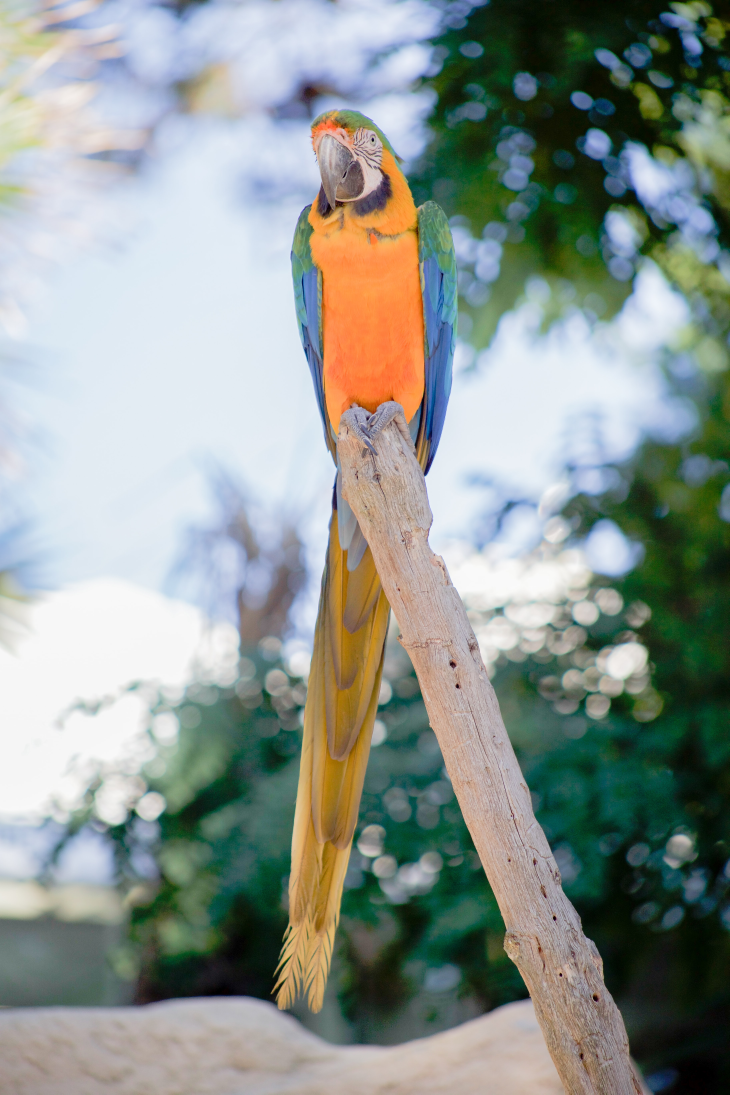
#> input picture openCV/parrot-image.jpg, 3648 x 5472 px, found by its file name (shown at 1/5 size)
$ python basic_manipulation.py
#> lines starting #> are read from the running program, lines starting #| are printed output that depends on the picture; after the words box and inside, x2 and y2 are one past the last pixel; in counts of white or black regions, pixels touching at a corner belong together
import cv2

img = cv2.imread('opencv/parrot-image.jpg',-1)
#> img is the input picture: shape (5472, 3648, 3); mean B, G, R 144.5, 150.3, 141.5
img = cv2.resize(img, (0,0), fx=0.1, fy=0.1)
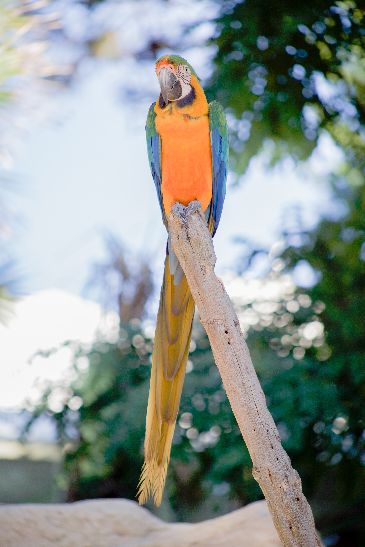
#> img: shape (547, 365, 3); mean B, G, R 144.5, 150.4, 141.6

cut = img[75:150, 155:205]
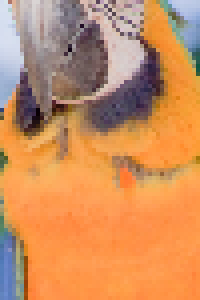
#> cut: shape (75, 50, 3) (shown 4 times larger); mean B, G, R 95.6, 143.4, 205.1
img[0:75,0:50] = cut
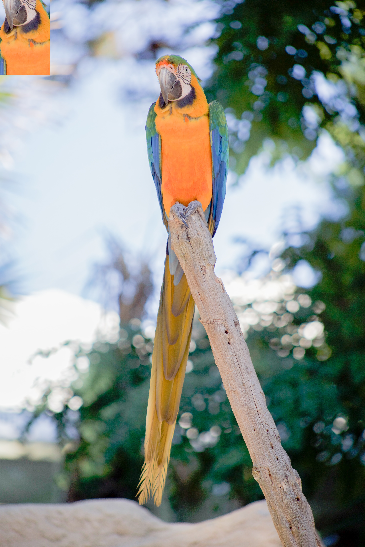
#> img: shape (547, 365, 3); 1.88% of pixels changed, all inside (x1, y1, x2, y2) = (0, 0, 50, 75)

cv2.imshow('Image',img)
cv2.waitKey(0)
cv2.destroyAllWindows()
